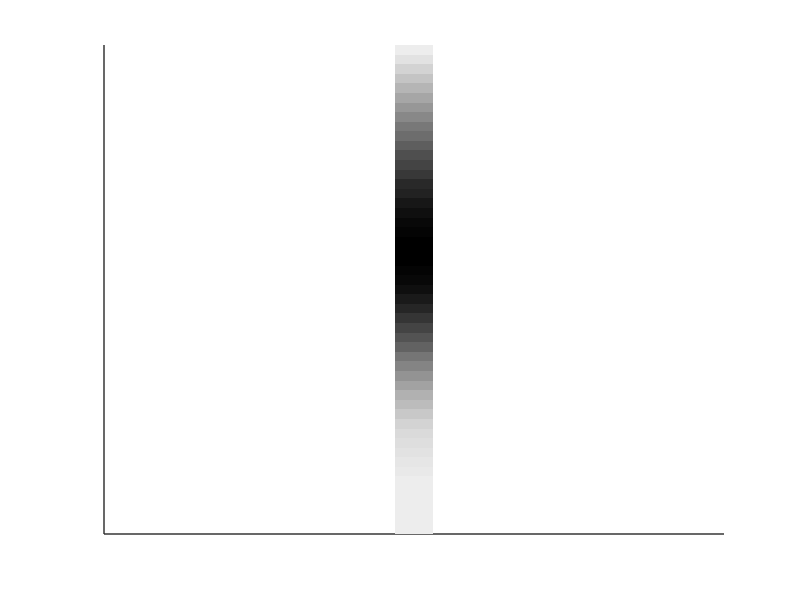

MATLAB code to generate this figure:
clearvars;  % clean up workspace


% plot part
% to better demonstrate the color gradient tendency, 
% 

% parameter settings
m_min = 0;
m_max = 2;
n = 50; 
interval = m_max / n; 
m = [m_min:interval:m_max]';

% plot initialization
figure(2);
clf;
set(gca,'LineWidth',1,'FontSize',14);

axis equal;
set(gca,'XTick',[]); % turn off horizontal axis
set(gca,'YTick',[]); % turn off vertical axis

% ? borrowed from 'eda/ch03/eda03_06.m'

colormap(flipud(gray)*0.93);
hold on;

% ? color setting, with help of https://www.mathworks.com/help/matlab/ref/colormap.html


p = 2.*m/(sqrt(2*pi)) .* exp(- m.^4 /2) ;
range = max(p)-min(p);
imagesc( [0,3], [n , 0], (p-min(p))/range);
hold on;


% Calculate part

clearvars;
p = @(m) 2.*m/(sqrt(2*pi)) .* exp(- m.^4 /2) ;
    
% mean = E(x) = \int x * p(x) dx

p_m = @(m) 2.*m.^2/(sqrt(2*pi)) .* exp(- m.^4 /2);
meanval = integral( p_m,0,Inf);

% variance = E(x^2) - E(x)^2
%          = \int x^2 * p(x) dx - mean ^2

p_m2 =@(m) 2.*m.^3/(sqrt(2*pi)) .* exp(- m.^4 /2);
variance = integral(p_m2,0,Inf) - meanval^2;

% median M: \int_0^M p(x) dx - 1/2 * \int_0^Inf p(x) dx = 0

intp = @(m) integral(p,0,m) - 0.5* integral(p,0,Inf);
medianval = fzero(intp, [0,10]);

% mode is the d of p(d) = p_max

m_min = 0;
m_max = 2;
n = 500; 
interval = m_max / n; 
m = [m_min:interval:m_max]';

[val,index] =  max(p(m));
modeval = m(index);

sprintf("mean = %.3f, median = %.3f, variance = %.3f, mode = %.3f",meanval,medianval, variance, modeval)
